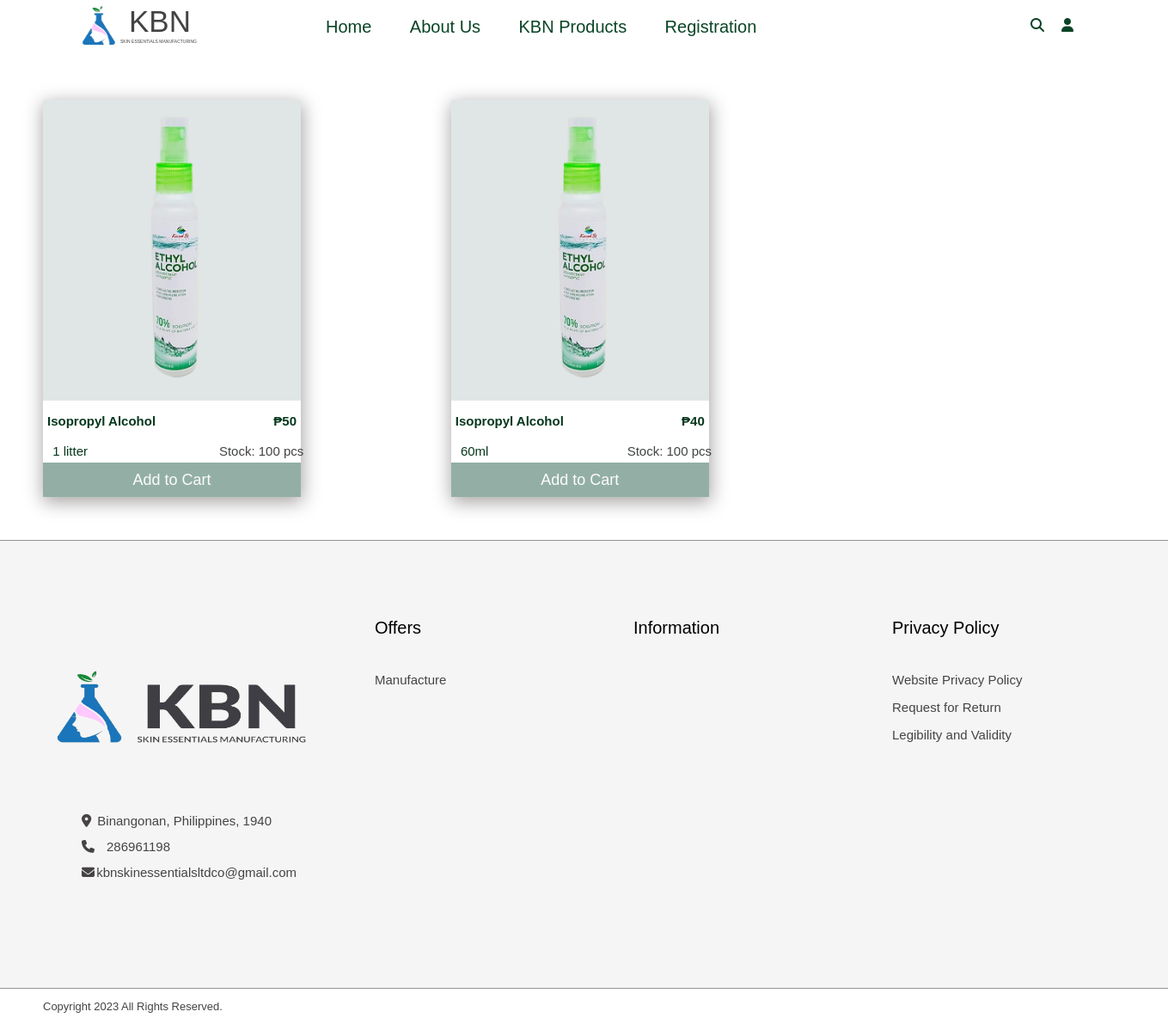
The page /Products/?Cat=Alcohol on the database as committed earlier.
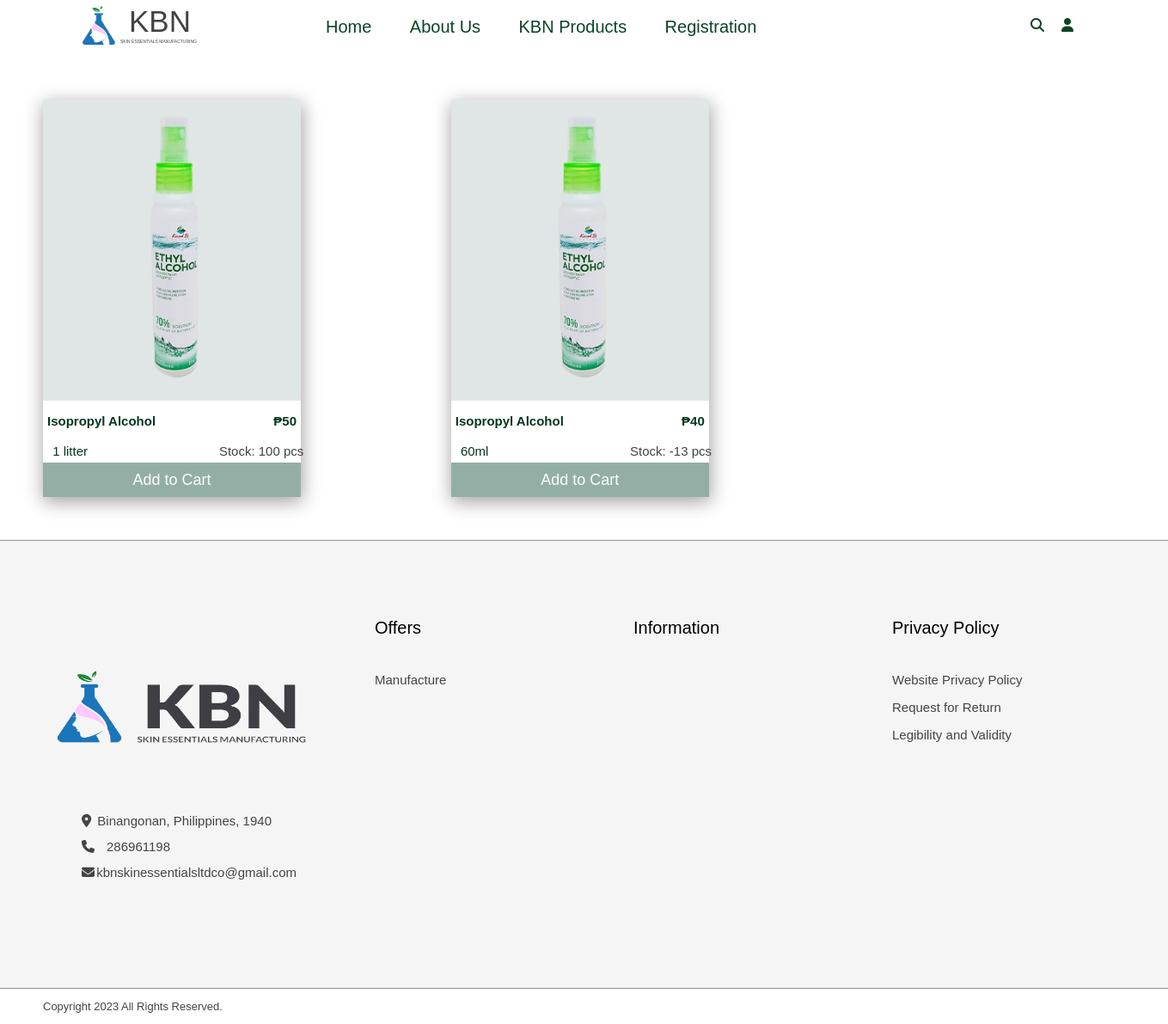
The same page on the database as committed later.
### tables this page shows
CREATE TABLE `tblproducts` (
  `prodID` int(11) NOT NULL,
  `prodImg` varchar(100) NOT NULL,
  `prodName` varchar(100) NOT NULL,
  `prodPrice` int(11) NOT NULL,
  `prodVolume` varchar(100) DEFAULT NULL,
  `Quantity` int(11) DEFAULT NULL,
  `Sold` int(11) DEFAULT NULL,
  `prodCategory` varchar(100) NOT NULL,
  `Description` text DEFAULT NULL,
  `Ingredients` text DEFAULT NULL,
  `Howtouse` text DEFAULT NULL
);

### Products/index.php (the view, shortened to what this page needs)
<!DOCTYPE html>
<html>
<head>
    <link rel="stylesheet" href="https://cdnjs.cloudflare.com/ajax/libs/font-awesome/6.3.0/css/all.min.css" />
    <link rel="stylesheet" href="../css/style.css">
</head>
<body>
    <div class="log">
    <?php include('../includesPHP/topNav.php')?>
    <br><br>
    <div class="productCon">
    <?php
        if(!isset($_GET['Cat'])){
            homepage();
        }else{
            $cat = $_GET['Cat'];
            $sql = "SELECT prodImg, prodName, prodPrice, prodVolume, Quantity from tblproducts where prodCategory = '$cat'";
            $result = $conn->query($sql);
            if ($result->num_rows > 0) {
                while ($row = $result->fetch_assoc()) {
                    $prodImg = $row['prodImg'];
                    $prodName = $row['prodName'];
                    $prodPrice = $row['prodPrice'];
                    $prodVariant = $row['prodVolume'];
                    $prodStock = $row['Quantity'];
                    echo "<div class='gridProduct'>";
                    echo "<div class='productImgCon' onclick=\"location.href='../Products/ageEraser.php?prod=$prodName&vol=$prodVariant'\">";
                    echo "<img class='prodImg' id='productImg' src='resources/$prodImg' alt='prodImg.png'>";
                    echo "</div>";
                    echo "<p class='productLbl' id='productLabel'>$prodName</p>";
                    echo "<p class='weight' id='productWeight'>$prodVariant</p>";
                    echo "<p class='price' id='productPrice'>₱$prodPrice</p>";
                    echo "<p class='stock' id='productStock'>Stock: $prodStock pcs</p>";
                    echo "<button class='addCart'>Add to Cart</button>";
                    echo "</div>";
                }
            } else {
                homepage();
            }
        }
    ?>
    </div>
    <?php include('../includesPHP/footer.php')?>
</body>
</html>

### includesPHP/topNav.php (shortened to what this page needs)
<div class="topNav">
<img src="../image\logo/KBN_icon.png" class="logo">
<div class="KBNLogo">
    <p class="l1">KBN</p>
    <p class="l2">SKIN ESSENTIALS MANUFACTURING</p>
</div>
<div class="HB">
    <a class="hna" href="../homepage">Home</a>
    <a class="hna" href="../about" >About Us</a>
    <a class="hna" onmouseenter="catFunc()" >KBN Products</a>
    <a class="hna" href="../application">Registration</a>
    <?php
    if(session_status() == PHP_SESSION_NONE){
        session_start();
    } else{
        if (isset($_SESSION['username'])) {
            echo "<a class='icn'>";
            echo "<i  onclick='profileBtnFunc()'>" . $_SESSION['username'] . "</i>";
            echo "</a>";
        } else {
            echo "<a class='icn' id='cartBtn' onclick='logInBtnFunc()'>";
            echo "<i class='fa-sharp fa-solid fa-user'></i>";
            echo "</a>";
        }
    }
    ?>
    <a class="icn" href="#">
        <i class="fa-solid fa-magnifying-glass"></i>
    </a>
</div>
</div>
</div>

### includesPHP/footer.php
<div class="footer">
<div class="col1">
    <img src="../image\logo/KBN_Logo.png" class="logof">
    <div class="location">
        <a class="locIcn"><i class="fa-sharp fa-solid fa-location-dot"></i></a>
        <p class="loc">Binangonan, Philippines, 1940</p>
    </div>
    <div class="telephone">
        <a class="telIcn"><i class="fa-solid fa-phone"></i></a>
        <p class="tel">286961198</p>
    </div>
    <div class="email">
        <a class="emailIcn"><i class="fa-solid fa-envelope"></i></a>
        <p class="mail">kbnskinessentialsltdco@gmail.com</p>
    </div>
</div>
<div class="col2">
    <p class="fTitle">Offers</p>
    <p class="fContent">Manufacture</p>
</div>
<div class="col3">
    <p class="fTitle">Information</p>
</div>
<div class="col4">
    <p class="fTitle">Privacy Policy</p>
    <p class="fContent">Website Privacy Policy</p>
    <p class="fContent">Request for Return</p>
    <p class="fContent">Legibility and Validity</p>
</div>
</div>
<p class="cp">Copyright 2023 All Rights Reserved.</p>

### css/style.css (style rules this page uses)
body { margin: 0px auto 0px auto; font-family: Arial, Helvetica, sans-serif; }
.topNav { height: 55px; width: 100%; padding-top: 10px; position: fixed; }
.HB { float: right; margin-right: 100px; margin-top: -35px; width: 900px; height: 32px; }
.logo { float: left; height: 50px; width: 50px; margin: -5px 0px 50px 90px; }
.KBNLogo { width: 100px; height: 50px; margin: auto auto auto 140px; }
.l1 { font-size: 35px; margin: -5px auto 30px 10px; font-family: 'Franklin Gothic Medium', 'Arial Narrow', Arial, sans-serif; color: rgb(68, 66, 66); }
.l2 { font-size: 5px; margin: -30px auto auto auto; font-family: Arial, sans-serif; color: rgb(68, 66, 66); }
.hna { text-decoration: none; color: rgb(9, 68, 38); font-size: 20px; padding: 20px; cursor: pointer; }
.icn { float: right; padding: 10px; padding-top: 1px; color: rgb(9, 68, 38); cursor: pointer; }
p { font-size: 20px; }
.footer { border-top: 1px solid rgb(151, 145, 145); padding-top: 70px; border-bottom: 1px solid rgb(151, 145, 145); height: 450px; background-color: rgb(245, 245, 245); }
.col1 { float: left; margin-left: 15px; height: 400px; width: 420px; }
.logof { height: 260px; width: 320px; margin: 0px 0px 0px 40px; }
.location { margin-top: -20px; }
.loc { float: right; margin: 3px 119px 0px 0px; font-size: 15px; color: rgb(70, 67, 67); }
.telephone { margin-top: 30px; }
.tel { float: right; margin: 3px 237px 0px 0px; font-size: 15px; color: rgb(70, 67, 67); }
.email { margin-top: 60px; }
.mail { float: right; margin: 3px 90px 0px 0px; font-size: 15px; color: rgb(70, 67, 67); }
.locIcn, .telIcn, .emailIcn { float: left; margin: 3px 0px 0px 80px; font-size: 15px; color: rgb(70, 67, 67); }
.col2 { float: left; margin-left: 1px; height: 400px; width: 300px; }
.col3 { float: left; margin-left: 1px; height: 400px; width: 300px; }
.col4 { float: left; margin-left: 1px; height: 400px; width: 300px; }
.fTitle { padding-bottom: 20px; }
.fContent { font-size: 15px; color: rgb(70, 67, 67); }
.cp { margin-left: 50px; font-size: 13px; color: rgb(70, 67, 67); }
.log { height: 600px; width: 1349px; }
button { background-color: rgb(9, 68, 38); font-size: 20px; width: 360px; height: 40px; margin: 20px auto auto 65px; color: #fcfcfc; }
.productCon { margin: -520px 50px 50px 50px; height: auto; display: grid; column-gap: 40px; row-gap: 50px; grid-template-columns: auto auto auto auto; }
.gridProduct { width: 300px; height: auto; box-shadow: 1px 5px 20px 1px #a7a2a2; }
.productImgCon { background-color: rgb(224, 230, 230); width: 300px; height: 350px; cursor: pointer; }
.productLbl { font-size: 15px; margin-left: 5px; margin-bottom: 40px; float: left; font-weight: bold; color: rgb(6, 56, 30); }
.weight { font-size: 15px; margin-top: 50px; margin-left: -120px; float: left; color: rgb(6, 56, 30); }
.price { float: right; margin-right: 5px; font-weight: bold; color: rgb(6, 56, 30); font-size: 15px; }
.stock { float: right; margin: 50px -35px auto auto; color: rgb(64, 68, 66); font-size: 15px; }
.addCart { width: 300px; margin: 0px auto auto auto; border: none; background-color: rgb(147, 175, 165); font-size: 18px; }
.prodImg { width: 100%; height: 100%; object-fit: contain; }

Rows that differ between the two databases and show on the page:
changed tblproducts "60ml": Quantity "100" → "-13"
